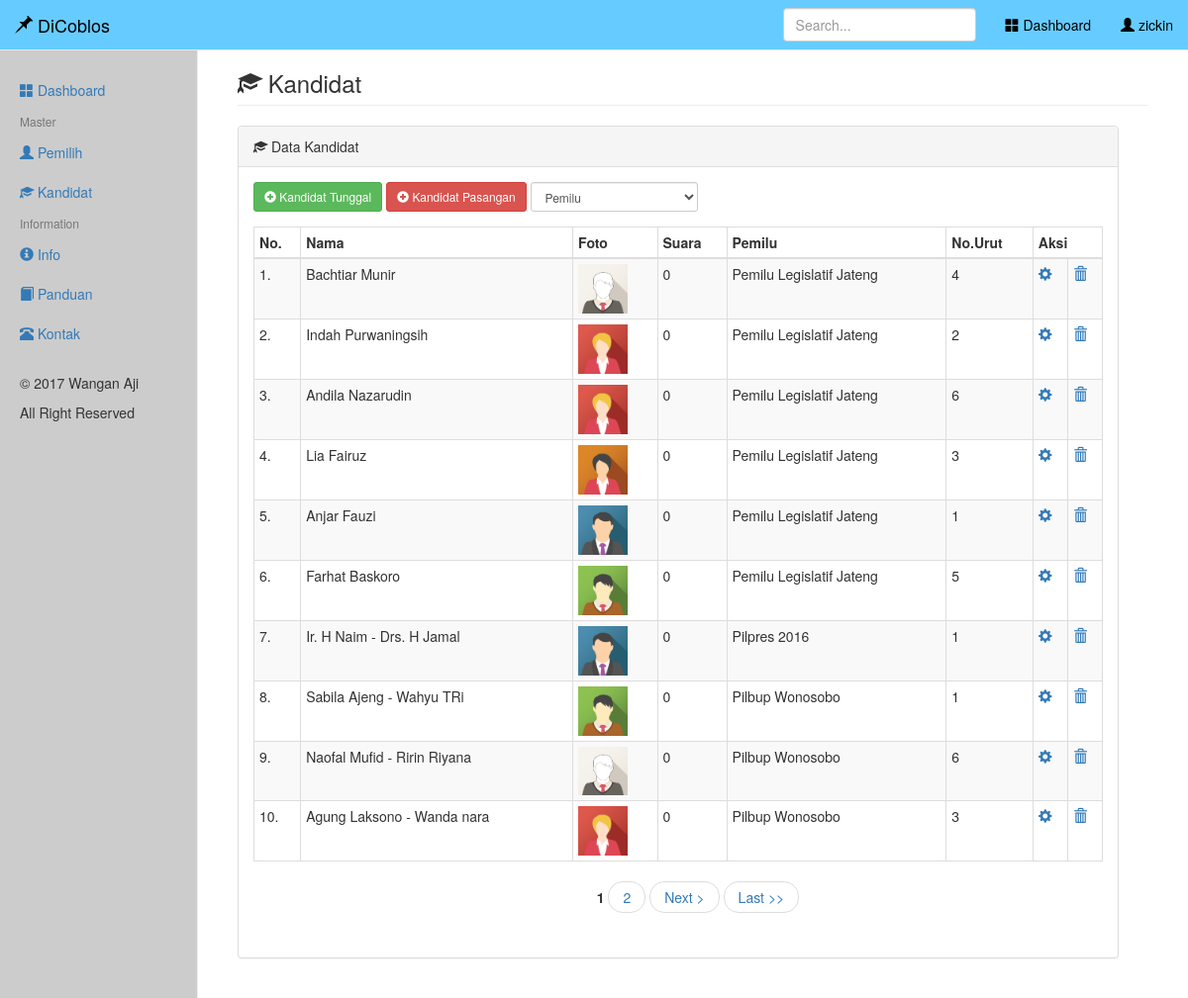
Page /diadmin/index.php?kanal=kandidat (signed in) on the committed database.
### tables this page shows
CREATE TABLE IF NOT EXISTS `kandidat` (
  `id_kandidat` varchar(10) NOT NULL,
  `nama` varchar(100) NOT NULL,
  `jk` varchar(10) NOT NULL,
  `alamat` text NOT NULL,
  `partai` varchar(100) NOT NULL,
  `nama2` varchar(100) NOT NULL,
  `jk2` varchar(10) NOT NULL,
  `alamat2` text NOT NULL,
  `partai2` varchar(100) NOT NULL,
  `visi` text NOT NULL,
  `foto` varchar(255) DEFAULT NULL,
  `id_coblos` varchar(10) NOT NULL,
  `no_urut` int(10) DEFAULT NULL,
  `jml_suara` int(20) NOT NULL DEFAULT '0'
);

CREATE TABLE IF NOT EXISTS `coblos` (
  `id_coblos` varchar(10) NOT NULL,
  `judul` varchar(100) NOT NULL,
  `awal` datetime NOT NULL,
  `akhir` datetime NOT NULL,
  `aktif` varchar(3) NOT NULL DEFAULT 'off'
);

### diadmin/core/core.php (called while the page is built, shortened)
<?php
class Dicoblos
{
    public function TampilData($field,$table,$posisi,$batas){
        $query = mysql_query("SELECT * FROM $table ORDER BY $field limit $posisi,$batas");
        while ($row = mysql_fetch_array($query))
                $data[] = $row;
            return $data;
    }
}
class Coblos
{
    public function GetCb($field,$id)
    {
        $query = mysql_query("SELECT * FROM coblos WHERE id_coblos = '$id' ");
        $row = mysql_fetch_array($query);
        if($field)
            return $row[$field];
    }
}

### diadmin/kanal/kandidat.php (the view, shortened to what this page needs)
<?php
$ctrl = new Dicoblos();
$cbl = new Coblos();
$lib = new Paging();
$batas = 10;
$posisi = $lib->cariPosisi($batas);
$arrayKd = $ctrl->TampilData('id_coblos', 'kandidat', $posisi, $batas);
?>
    <h3 class="page-header"><span class="glyphicon glyphicon-education"></span> Kandidat</h3>
    <div class="row col-sm-8 col-md-12">
    <?php if($_GET['kanal']=='kandidat' && $_GET['aksi']=='tambah'){?>
    <div class="panel panel-default">
        <div class="panel-heading">
            <span class="glyphicon glyphicon-plus-sign"></span>&nbsp;&nbsp;Tambah Data Kandidat
        </div>
        <div class="panel-body">
            <form class="form-horizontal" action="" method="post" enctype="multipart/form-data">
                <?php if($_GET['data']=='psg'){ ?>
                <div class="panel-heading">
                    <p>Data Kepala </p>
                </div>
                <?php }?>
                <div class="form-group form-group-sm">
                    <label for="nama" class="col-sm-2">Nama :</label>
                    <div class="col-sm-4">
                        <input type="text" name="nama" class="form-control input-sm">
                    </div>
                </div>
                <div class="form-group form-group-sm">
                    <label for="gender" class="col-sm-2">Gender :</label>
                    <div class="col-sm-2">
                        <select name="jk" class="form-control input-sm">
                            <option value="Pria">Laki-laki</option>
                            <option value="Perempuan">Perempuan</option>
                        </select>
                    </div>
                </div>
                <div class="form-group form-group-sm">
                    <label for="alamat" class="col-sm-2">Alamat :</label>
                    <div class="col-sm-5">
                        <textarea name="almt" class="form-control input-sm"></textarea>
                    </div>
                </div>
                <div class="form-group form-group-sm">
                    <label for="prt" class="col-sm-2">Partai :</label>
                    <div class="col-sm-4">
                        <input type="text" name="prt" class="form-control input-sm"/>
                    </div>
                </div>
                <?php if($_GET['data']=='psg'){ ?>
                <div class="panel-heading">
                    <p>Data Wakil </p>
                </div>
                <div class="form-group form-group-sm">
                    <label for="nama2" class="col-sm-2">Nama :</label>
                    <div class="col-sm-4">
                        <input type="text" name="nama2" class="form-control input-sm">
                    </div>
                </div>
                <div class="form-group form-group-sm">
                    <label for="gender2" class="col-sm-2">Gender :</label>
                    <div class="col-sm-2">
                        <select name="jk2" class="form-control input-sm">
                            <option value="Pria">Laki-laki</option>
                            <option value="Perempuan">Perempuan</option>
                        </select>
                    </div>
                </div>
                <div class="form-group form-group-sm">
                    <label for="alamat2" class="col-sm-2">Alamat :</label>
                    <div class="col-sm-5">
                        <textarea name="almt2" class="form-control input-sm"></textarea>
                    </div>
                </div>
                <div class="form-group form-group-sm">
                    <label for="prt2" class="col-sm-2">Partai :</label>
                    <div class="col-sm-4">
                        <input type="text" name="prt2" class="form-control input-sm"/>
                    </div>
                </div>
                <?php } ?>
                <?php if($_GET['data']=='psg'){ ?>
                <div class="panel-heading">
                    <p>Data Pasangan </p>
                </div>
                <?php }?>
                <div class="form-group form-group-sm">
                    <label for="visi" class="col-sm-2">Visi :</label>
                    <div class="col-sm-5">
                        <textarea name="visi" class="form-control input-sm"></textarea>
                    </div>
                </div>
                <div class="form-group form-group-sm">
                    <label for="foto" class="col-sm-2">Foto :</label>
                    <div class="col-sm-3">
                        <input type="file" name="foto" class="form-control input-sm"/>
                    </div>
                </div>
                <div class="form-group form-group-sm">
                    <label for="pemilu" class="col-sm-2">Pemilu :</label>
                    <div class="col-sm-4">
                        <select name="pml" class="form-control input-sm">
                            <?php
                            $cbl = $ctrl->ComboId('id_coblos', 'judul', 'coblos');
                            foreach ($cbl as $data){
                                    echo "<option value='$data[id_coblos]'>$data[judul]</option>";
                            }
                            ?>
                        </select>
                    </div>
                </div>
                <div class="form-group form-group-sm">
                    <label for="no" class="col-sm-2">No.Urut :</label>
                    <div class="col-sm-2">
                        <input type="number" name="no" class="form-control input-sm"/>
                    </div>
                </div>
                <div class="col-sm-2 col-sm-offset-2">
                    <input type="submit" name="simpan" value=" Simpan " class="btn btn-primary btn-sm" data-id="1" />
                </div>
            </form>
        </div>
    </div>
    <?php } else { ?>
        <div class="panel panel-default">
            <div class="panel-heading"><span class="glyphicon glyphicon-education"></span> Data Kandidat</div>
            <div class="panel-body">
                <div class="form-group">
                <form method="POST" action="" class="form-inline" id="form1">
                    <a href="?kanal=kandidat&aksi=tambah" class="btn btn-success btn-sm tip" data-toggle="tooltip" data-placement="bottom" title="Tambah data untuk kandidat tunggal"><span class="glyphicon glyphicon-plus-sign"></span> Kandidat Tunggal</a>
                    <a href="?kanal=kandidat&aksi=tambah&data=psg" class="btn btn-danger btn-sm tip" data-toggle="tooltip" data-placement="bottom" title="Tambah data untuk kandidat pasangan"><span class="glyphicon glyphicon-plus-sign"></span> Kandidat Pasangan</a>
                    <select name="pml" id="pml" class="form-control input-sm" onchange="document.getElementById('form1').submit()">
                            <option selected>Pemilu</option>
                    </select>
                </form>
                </div>
                <div class="table-responsive">
                    <table class="table table-striped table-condensed table-bordered table-hover">
                        <thead>
                            <tr>
                                <th>No.</th>
                                <th>Nama</th>
                                <th>Foto</th>
                                <th>Suara</th>
                                <th>Pemilu</th>
                                <th>No.Urut</th>
                                <th colspan="2">Aksi</th>
                            </tr>
                        </thead>
                        <tbody>
                    <?php
                    if(count($arrayKd)){
                        $no = $posisi+1;
                        foreach ($arrayKd as $data){
                            $jdl = $cbl->GetCb('judul', $data['id_coblos']);
                            $id = base64_encode($data['id_kandidat']);
                            if(empty($data[nama2])){
                            echo "<tr>
                                    <td>$no.</td>
                                    <td>$data[nama]</td>
                                    <td><img src='assets/upload/$data[foto]' width='50' alt='Foto Kandidat'></td>
                                    <td>$data[jml_suara]</td>
                                    <td>$jdl</td>
                                    <td>$data[no_urut]</td>
                                    <td>
                                        <a href='?kanal=kandidat&aksi=edit&id=$id' class='tip' data-toggle='tooltip' data-placement='bottom' title='Edit data'><i class='glyphicon glyphicon-cog'></i></a>
                                    </td>
                                    <td>
                                        <a href='?kanal=kandidat&aksi=hapus&id=$id' class='tip' data-toggle='tooltip' data-placement='bottom' title='Hapus data'><i class='glyphicon glyphicon-trash'></i></a>
                                    </td>
                                </tr>";
                            }else{
                                echo "<tr>
                                    <td>$no.</td>
                                    <td>$data[nama] - $data[nama2]</td>
                                    <td><img src='assets/upload/$data[foto]' width='50' alt='Foto Kandidat'></td>
                                    <td>$data[jml_suara]</td>
                                    <td>$jdl</td>
                                    <td>$data[no_urut]</td>
                                    <td>
                                        <a href='?kanal=kandidat&aksi=edit&id=$id' class='tip' data-toggle='tooltip' data-placement='bottom' title='Edit data'><i class='glyphicon glyphicon-cog'></i></a>
                                    </td>
                                    <td>
                                        <a href='?kanal=kandidat&aksi=hapus&id=$id' class='tip' data-toggle='tooltip' data-placement='bottom' title='Hapus data'><i class='glyphicon glyphicon-trash'></i></a>
                                    </td>
                                </tr>";
                            }
                        $no++;
                        }
                    }else{
                        echo"<div class='row col-sm-6 col-md-6'>"
                                . "<div class='alert alert-warning'>"
                                    . "<p>Data tidak ditemukan</p>"
                                . "</div>"
                            . "</div>";
                    }
                        echo"</tbody></table>";
                        $jml_data = $lib->Jml_data('kandidat');
                        $jml_hal = $lib->jumlahHalaman($jml_data, $batas);
                        $link_hal = $lib->navHalaman($_GET['halaman'], $jml_hal);
                        echo"<div class='pager pager-sm'>"
                                    . "<ul>"
                                        . "<li>$link_hal</li>"
                                    . "</ul>"
                            . "</div>";
                    ?>
                </div>
            </div>
        </div>
    <?php }
		echo"</div>";
    ?>

### diadmin/assets/css/dashboard.css (style rules this page uses)
body { padding-top: 50px; }
.main .page-header { margin-top: 0; }

### rows in the picture
kandidat: nama "Bachtiar Munir", foto (picture), jml_suara "0", id_coblos.judul "Pemilu Legislatif Jateng", no_urut "4"
kandidat: nama "Indah Purwaningsih", foto (picture), jml_suara "0", id_coblos.judul "Pemilu Legislatif Jateng", no_urut "2"
kandidat: nama "Andila Nazarudin", foto (picture), jml_suara "0", id_coblos.judul "Pemilu Legislatif Jateng", no_urut "6"
kandidat: nama "Lia Fairuz", foto (picture), jml_suara "0", id_coblos.judul "Pemilu Legislatif Jateng", no_urut "3"
kandidat: nama "Anjar Fauzi", foto (picture), jml_suara "0", id_coblos.judul "Pemilu Legislatif Jateng", no_urut "1"
kandidat: nama "Farhat Baskoro", foto (picture), jml_suara "0", id_coblos.judul "Pemilu Legislatif Jateng", no_urut "5"
kandidat: nama "Ir. H Naim", nama2 "Drs. H Jamal", foto (picture), jml_suara "0", id_coblos.judul "Pilpres 2016", no_urut "1"
kandidat: nama "Sabila Ajeng", nama2 "Wahyu TRi", foto (picture), jml_suara "0", id_coblos.judul "Pilbup Wonosobo", no_urut "1"
kandidat: nama "Naofal Mufid", nama2 "Ririn Riyana", foto (picture), jml_suara "0", id_coblos.judul "Pilbup Wonosobo", no_urut "6"
kandidat: nama "Agung Laksono", nama2 "Wanda nara", foto (picture), jml_suara "0", id_coblos.judul "Pilbup Wonosobo", no_urut "3"

### other values in the picture
$_SESSION['asma'] "zickin"
